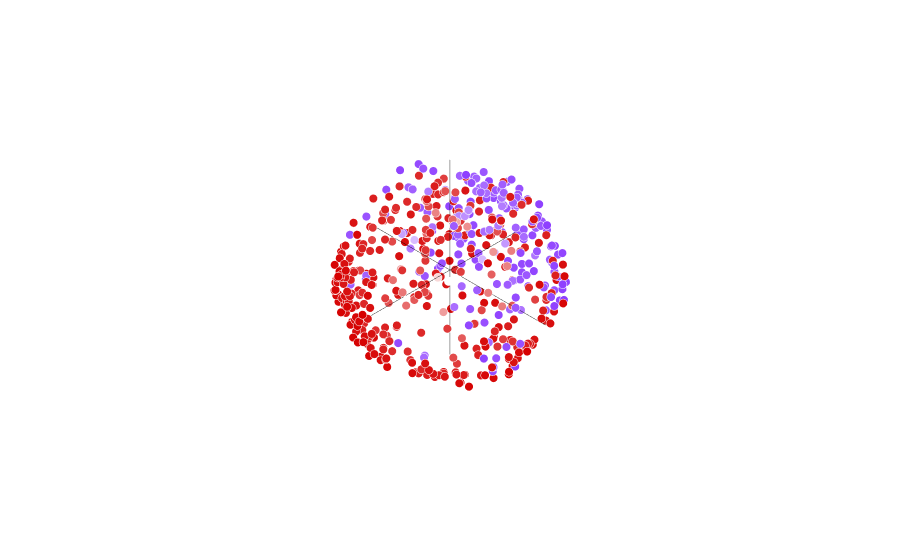

This figure's notebook cell:
### Markdown cell above
# (PS) Візуалізація датасета в 3D

### Code cell
visualizer = Projector(renderer='plotly_mimetype+notebook_connected')
visualizer.project(data=X_train, labels=y_train)

### Figure 1 — Plotly figure (JSON) as saved in the notebook; plotly's stock layout.template omitted (floating-point values rounded to 4 significant figures; data arrays with more than 128 entries replaced by an {"elided": "..."} marker saying what was removed)
{"data": [{"customdata": {"elided": "537x1 int values"}, "hovertemplate": "<b>label</b> %{customdata}<br><b>meta</b> %{text}<extra></extra>", "legendgroup": "", "marker": {"color": {"elided": "537x4 float values"}, "line": {"color": "white", "width": 0.1}, "size": 5, "symbol": "circle"}, "mode": "markers", "name": "", "scene": "scene", "showlegend": false, "text": {"elided": "537 str values"}, "type": "scatter3d", "x": {"elided": "537 float values"}, "y": {"elided": "537 float values"}, "z": {"elided": "537 float values"}}, {"hoverinfo": "none", "line": {"color": "black", "width": 0.75}, "mode": "lines", "showlegend": false, "type": "scatter3d", "x": [0, -1], "y": [0, 0], "z": [0, 0]}, {"hoverinfo": "none", "line": {"color": "black", "width": 0.75}, "mode": "lines", "showlegend": false, "type": "scatter3d", "x": [0, 1], "y": [0, 0], "z": [0, 0]}, {"hoverinfo": "none", "line": {"color": "black", "width": 0.75}, "mode": "lines", "showlegend": false, "type": "scatter3d", "x": [0, 0], "y": [0, -1], "z": [0, 0]}, {"hoverinfo": "none", "line": {"color": "black", "width": 0.75}, "mode": "lines", "showlegend": false, "type": "scatter3d", "x": [0, 0], "y": [0, 1], "z": [0, 0]}, {"hoverinfo": "none", "line": {"color": "black", "width": 0.75}, "mode": "lines", "showlegend": false, "type": "scatter3d", "x": [0, 0], "y": [0, 0], "z": [0, -1]}, {"hoverinfo": "none", "line": {"color": "black", "width": 0.75}, "mode": "lines", "showlegend": false, "type": "scatter3d", "x": [0, 0], "y": [0, 0], "z": [0, 1]}], "layout": {"font": {"family": "PT Sans"}, "legend": {"tracegroupgap": 0}, "margin": {"t": 60}, "paper_bgcolor": "rgba(0,0,0,0)", "plot_bgcolor": "rgba(0,0,0,0)", "scene": {"aspectmode": "cube", "domain": {"x": [0.0, 1.0], "y": [0.0, 1.0]}, "xaxis": {"range": [-1, 1], "showgrid": false, "showline": true, "showticklabels": false, "title": {"text": "x"}, "visible": false}, "yaxis": {"range": [-1, 1], "showgrid": false, "showline": true, "showticklabels": false, "title": {"text": "y"}, "visible": false}, "zaxis": {"range": [-1, 1], "showgrid": false, "showline": true, "showticklabels": false, "title": {"text": "z"}, "visible": false}}}}
